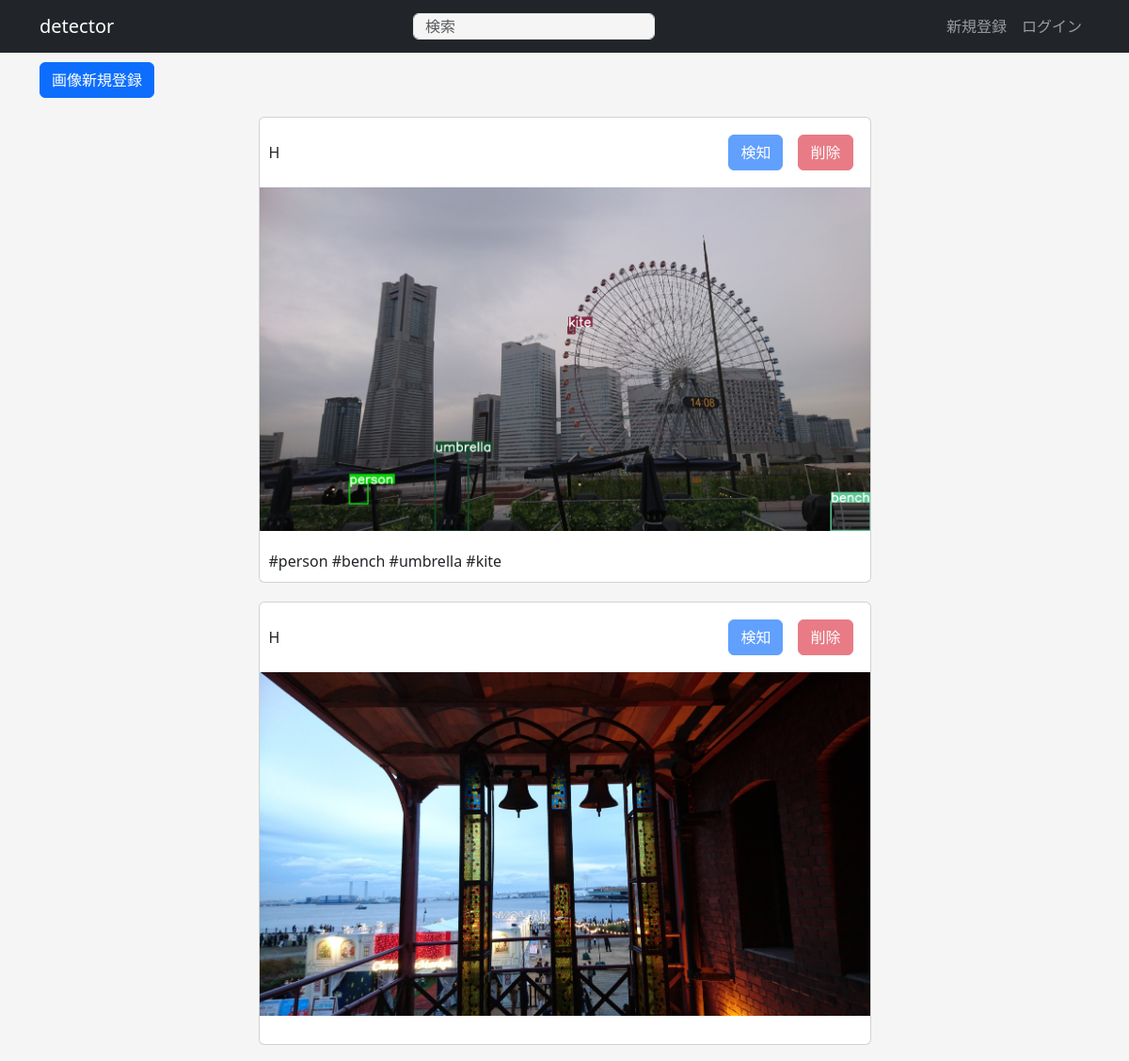
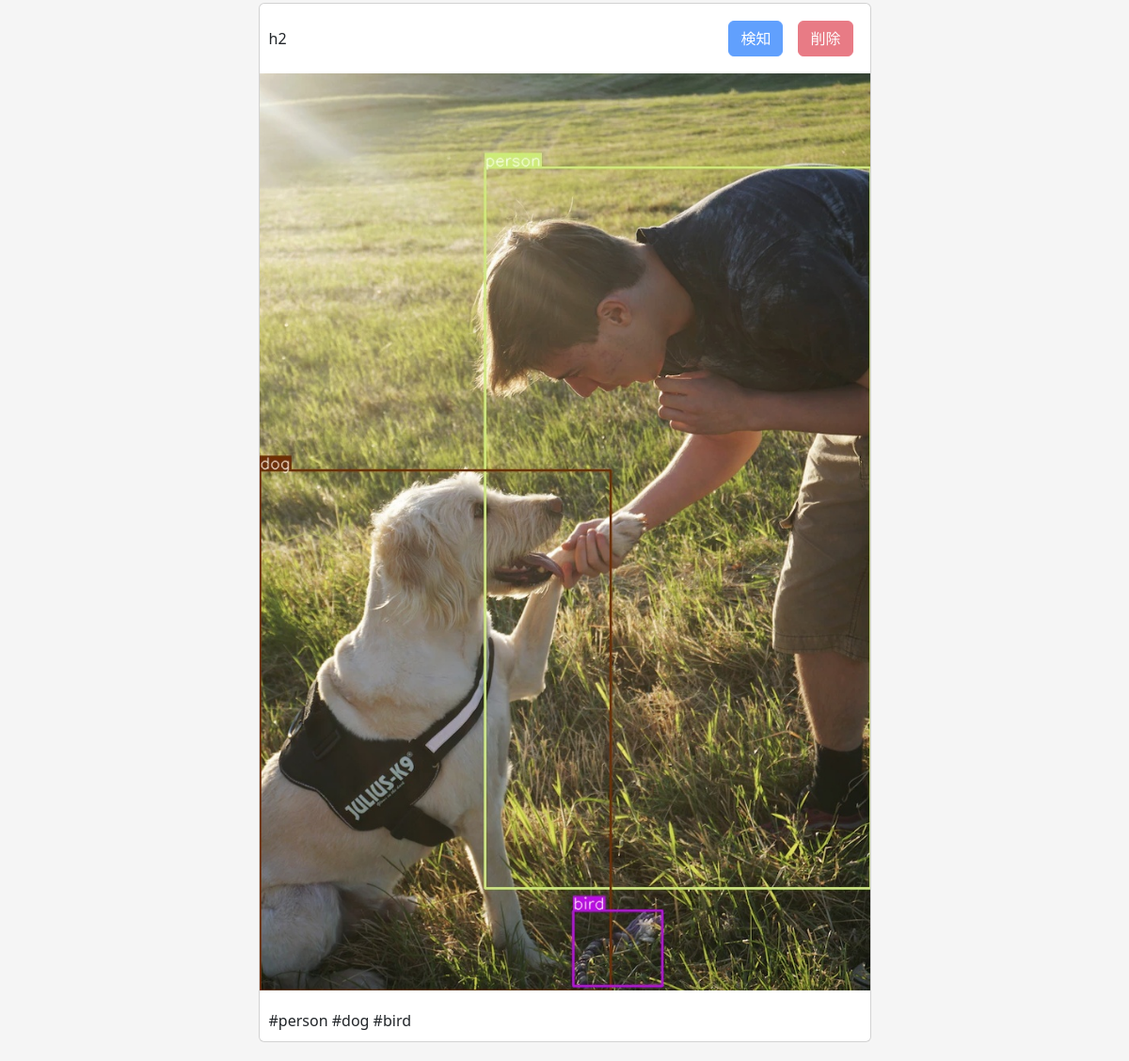
The page / on the database its author committed (2 pictures, top to bottom).
### apps/crud/models.py (models this page shows, shortened)
class User(db.Model, UserMixin):
    __tablename__ = "users"
    id = db.Column(db.Integer, primary_key=True)
    username = db.Column(db.String, index=True)
    email = db.Column(db.String, unique=True, index=True)
    password_hash = db.Column(db.String)
    created_at = db.Column(db.DateTime, default=datetime.now)
    updated_at = db.Column(db.DateTime, default=datetime.now, onupdate=datetime.now)
    user_images = db.relationship("UserImage", backref="user")
    @property
    def password(self):
        raise AttributeError("読み取り不可")

### apps/detector/models.py (models this page shows)
class UserImage(db.Model):
    __tablename__ = "user_images"
    id = db.Column(db.Integer, primary_key=True)
    user_id = db.Column(db.String, db.ForeignKey("users.id"))
    image_path = db.Column(db.String)
    is_detected = db.Column(db.Boolean, default=False)
    created_at = db.Column(db.DateTime, default=datetime.now)
    updated_at = db.Column(db.DateTime, default=datetime.now, onupdate=datetime.now)

class UserImageTag(db.Model):
    __tablename__ = "user_image_tags"
    id = db.Column(db.Integer, primary_key=True)
    user_image_id = db.Column(db.String, db.ForeignKey("user_images.id"))
    tag_name = db.Column(db.String)
    created_at = db.Column(db.DateTime, default=datetime.now)
    updated_at = db.Column(db.DateTime, default=datetime.now, onupdate=datetime.now)

### apps/detector/views.py (the view)
@dt.route("/")
def index():
    user_images = (
        db.session.query(User, UserImage)
        .join(UserImage)
        .filter(User.id == UserImage.user_id)
        .all()
    )
    user_image_tag_dict = {}
    for user_image in user_images:
        user_image_tags = (
            db.session.query(UserImageTag)
            .filter(UserImageTag.user_image_id == user_image.UserImage.id)
            .all()
        )
        user_image_tag_dict[user_image.UserImage.id] = user_image_tags
    detector_form = DetectorForm()
    delete_form = DeleteForm()
    return render_template(
        "detector/index.html",
        user_images=user_images,
        user_image_tag_dict=user_image_tag_dict,
        detector_form=detector_form,
        delete_form=delete_form,
    )

### apps/detector/forms.py
class DetectorForm(FlaskForm):
    submit = SubmitField("検知")

class DeleteForm(FlaskForm):
    submit = SubmitField("削除")

### apps/detector/templates/detector/index.html (shortened to what this page needs)
{% extends "detector/base.html" %}
{% block content %}
<div class="col-md-10 text-right dt-image-register-btn">
    <a href="{{ url_for('detector.upload_image') }}" class="btn btn-primary">画像新規登録</a>
</div>
{% for user_image in user_images %}
<div class="card col-md-7 dt-image-content">
    <header class="d-flex justify-content-between">
        <div class="dt-image-username">{{ user_image.User.username }}</div>
        <div class="d-flex flex-row-reverse">
            <div class="p-2">
                <form action="{{ url_for('detector.delete_image', image_id=user_image.UserImage.id) }}" method="POST">
                    {% if current_user.id == user_image.User.id %}
                    {{ delete_form.submit(class="btn btn-danger") }}
                    {% else%}
                    {{ delete_form.submit(class="btn btn-danger", disabled="disabled") }}
                    {% endif %}
                </form>
            </div>
            <div class="p-2">
                <form action="{{ url_for('detector.detect', image_id=user_image.UserImage.id) }}" method="POST">
                    {% if current_user.id == user_image.User.id and user_image.UserImage.is_detected == False %}
                    {{ detector_form.submit(class="btn btn-primary") }}
                    {% else %}
                    {{ detector_form.submit(class="btn btn-primary", disabled="disabled") }}
                    {% endif %}
                </form>
            </div>
        </div>
    </header>
    <section>
        <img src="{{ url_for('detector.image_file', filename=user_image.UserImage.image_path) }}" alt="アップロード画像">
    </section>
    <footer>
        {% for tag in user_image_tag_dict[user_image.UserImage.id] %}
        #{{ tag.tag_name}}
        {% endfor %}
    </footer>
</div>
{% endfor %}
{% endblock %}

### apps/static/css/style.css (style rules this page uses)
body { background-color: #f5f5f5; }
.dt-image-content { margin: 20px auto; padding: 0; }
.dt-image-username { padding-top: 15px; }
.dt-image-register-btn { padding: 10px 47px 0 0; }
.dt-image-content header { padding: 10px 10px 0 10px; }
.dt-image-content section { padding: 10px 0; margin: auto; }
.dt-image-content footer { padding: 10px; }
.dt-image-content section img { width: 100%; }

### rows shown on the page
User: User.username "H", image_path (picture)
UserImageTag: tag_name "person"
UserImageTag: tag_name "bench"
UserImageTag: tag_name "umbrella"
UserImageTag: tag_name "kite"
User: User.username "h2", image_path (picture)
UserImageTag: tag_name "person"
UserImageTag: tag_name "dog"
UserImageTag: tag_name "bird"
